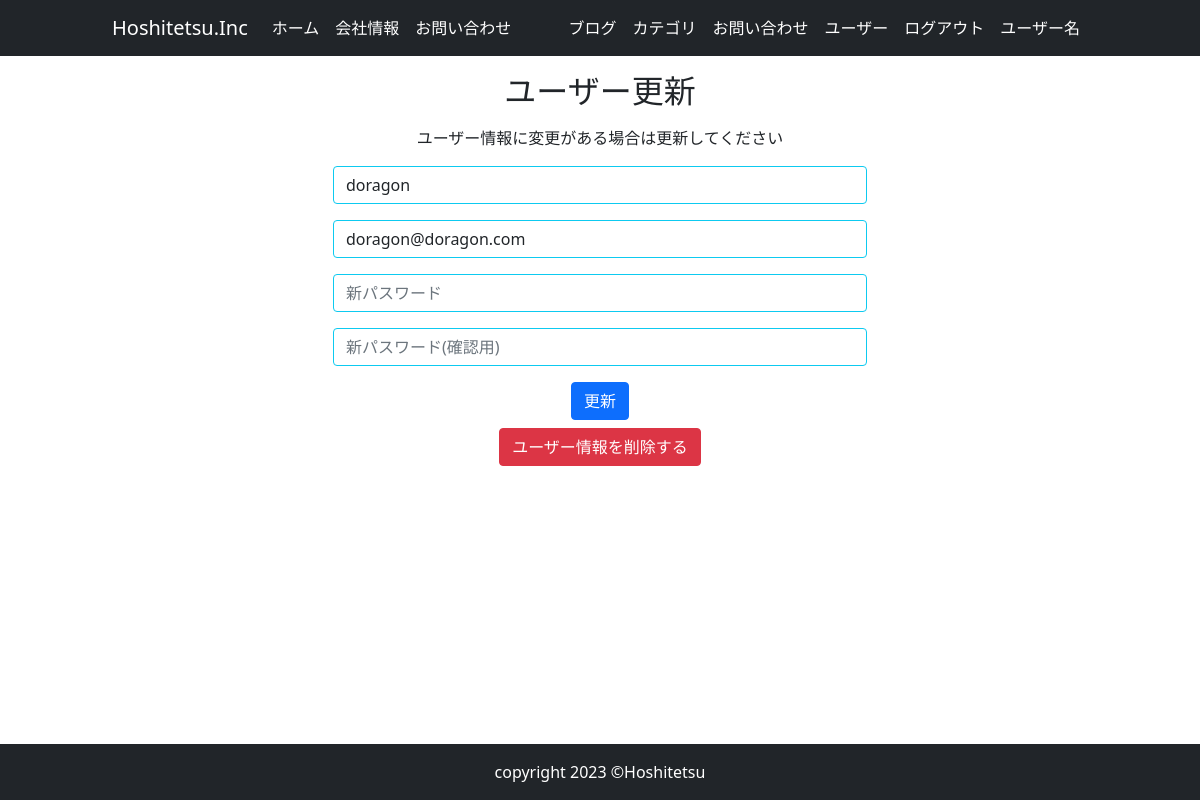
Before: /4/account with the older database file.
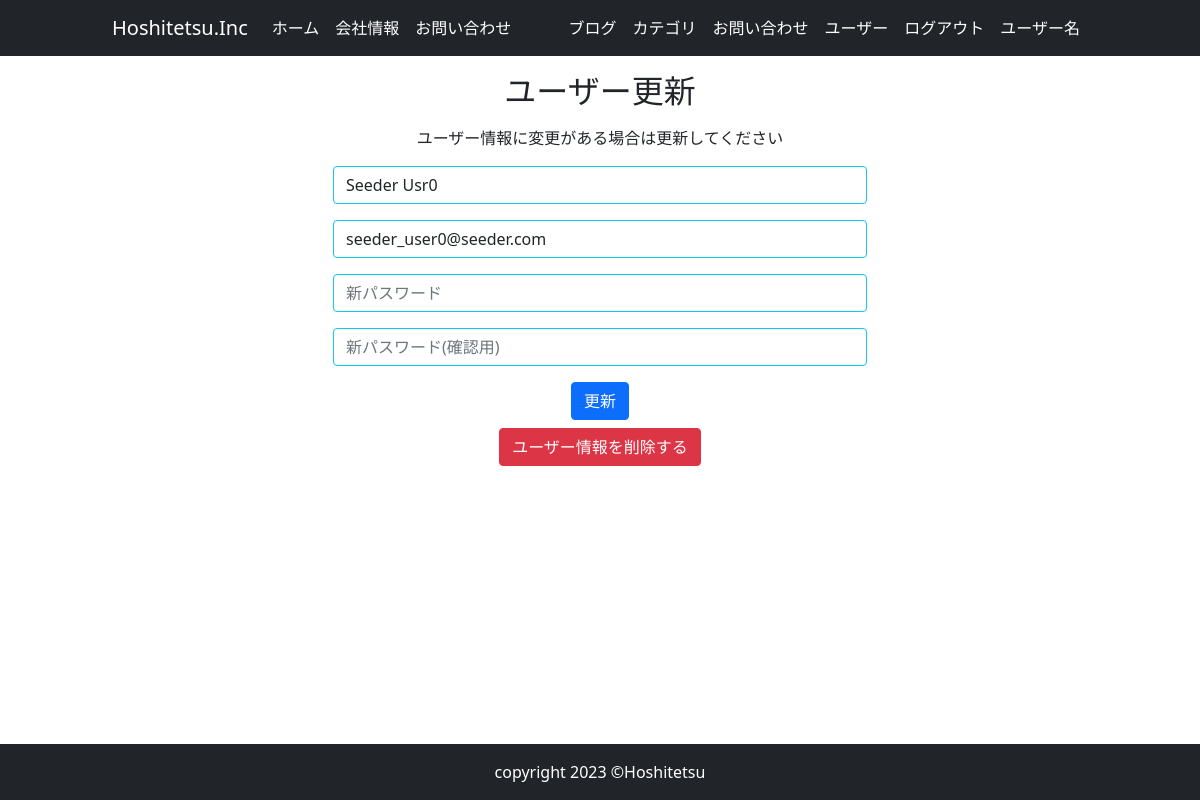
After: the same page with the newer database file.
### app.py (models this page shows, shortened)
class User(db.Model):
    __tablename__ = 'users'
    id = db.Column(db.Integer, primary_key=True)
    email = db.Column(db.String(64), unique=True, index=True)
    username = db.Column(db.String(64), unique=True, index=True)
    password_hash = db.Column(db.String(128))
    administrator = db.Column(db.String(1))
    post = db.relationship('BlogPost', backref='author', lazy='dynamic')

### app.py (the view)
@app.route('/<int:user_id>/account', methods=['GET', 'POST'])
def account(user_id):
    user = User.query.get_or_404(user_id)
    form = UpdateUserForm(user_id)
    if form.validate_on_submit():
        user.username = form.username.data
        user.email = form.email.data
        if form.password.data:
            user.password_hash = form.password.data
        db.session.commit()
        flash('ユーザーが更新されました。')
        return redirect(url_for('user_maintenance'))
    elif request.method == 'GET':
        form.username.data = user.username
        form.email.data = user.email
    return render_template('account.html', form=form)

### app.py (shortened to what this page needs)
class UpdateUserForm(FlaskForm):
    email = StringField('メールアドレス', validators=[DataRequired(), Email(message='正しいメールアドレスを入力してください')])
    username = StringField('ユーザー名', validators=[DataRequired()])
    password = PasswordField('パスワード', validators=[EqualTo('pass_confirm', message="パスワードが一致していません")])
    pass_confirm = PasswordField('パスワード(確認)')
    submit = SubmitField('更新')
    def __init__(self, user_id, *args, **kwargs):
        super(UpdateUserForm, self).__init__(*args, **kwargs)
        self.id = user_id

### templates/account.html (shortened to what this page needs)
{% extends "base.html" %}
{% block content %}
    <div class="container" style="margin-top:4rem;">
      <div class="col-md-12 mx-auto my-5">
          <div class="row">
            <div class="col-md-6 mx-auto mt-2">
              <h2 class="text-center mb-3">ユーザー更新</h2>
              <p class="text-center">ユーザー情報に変更がある場合は更新してください</p>
              <form method="POST">
                <div class="mb-3">
                  {{ render_field(form.username ,class="form-control border border-info ", placeholder="ユーザー名") }}
                </div>
                <div class="mb-3">
                  {{ render_field(form.email ,class="form-control border border-info ", placeholder="メールアドレス") }}
                </div>
                <div class="mb-3">
                  {{ render_field(form.password ,class="form-control border border-info ", placeholder="新パスワード") }}
                </div>
                <div class="mb-3">
                  {{ render_field(form.pass_confirm ,class="form-control border border-info ", placeholder="新パスワード(確認用)") }}
                </div>
                <div class="text-center">
                   {{ form.submit( class="btn btn-primary mb-2", value="更新") }}
                  <button type="button" class="btn btn-danger ml-4 mx-auto" style="display: block;" data-bs-toggle="modal" data-bs-target="#user_delete">
                    ユーザー情報を削除する
                  </button>
                </div>
              </form>
          </div>
         </div>
      </div>
    </div>
{% endblock content %}

### templates/_formhelpers.html (shortened to what this page needs)
{% macro render_field(field) %}
{{ field(**kwargs)|safe }}
{% endmacro %}

Changed rows visible on the page:
changed User: username "doragon" → "Seeder Usr0"; email "doragon@doragon.com" → "seeder_user0@seeder.com"
